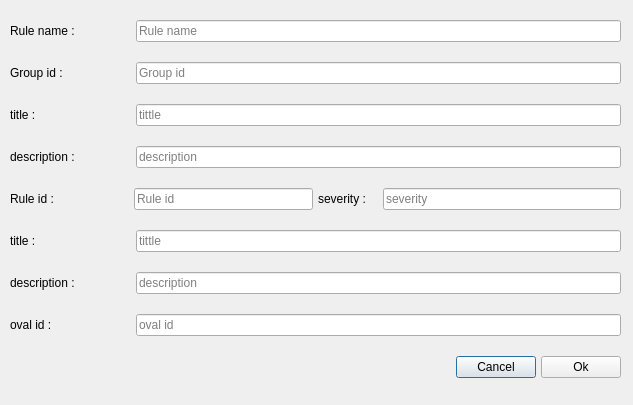
<?xml version="1.0" encoding="UTF-8"?>
<ui version="4.0">
 <class>CreateRule</class>
 <widget class="QDialog" name="CreateRule">
  <property name="geometry">
   <rect>
    <x>0</x>
    <y>0</y>
    <width>633</width>
    <height>405</height>
   </rect>
  </property>
  <property name="windowTitle">
   <string>CreateRule</string>
  </property>
  <widget class="QWidget" name="verticalLayoutWidget">
   <property name="geometry">
    <rect>
     <x>0</x>
     <y>0</y>
     <width>631</width>
     <height>401</height>
    </rect>
   </property>
   <layout class="QVBoxLayout" name="_18">
    <property name="spacing">
     <number>5</number>
    </property>
    <property name="sizeConstraint">
     <enum>QLayout::SetDefaultConstraint</enum>
    </property>
    <property name="leftMargin">
     <number>5</number>
    </property>
    <property name="topMargin">
     <number>5</number>
    </property>
    <property name="rightMargin">
     <number>5</number>
    </property>
    <property name="bottomMargin">
     <number>5</number>
    </property>
    <item>
     <layout class="QHBoxLayout" name="_19" stretch="2,8">
      <property name="sizeConstraint">
       <enum>QLayout::SetDefaultConstraint</enum>
      </property>
      <property name="leftMargin">
       <number>5</number>
      </property>
      <property name="rightMargin">
       <number>5</number>
      </property>
      <item>
       <widget class="QLabel" name="label_13">
        <property name="sizePolicy">
         <sizepolicy hsizetype="Minimum" vsizetype="Maximum">
          <horstretch>0</horstretch>
          <verstretch>0</verstretch>
         </sizepolicy>
        </property>
        <property name="lineWidth">
         <number>1</number>
        </property>
        <property name="text">
         <string>Rule name :</string>
        </property>
       </widget>
      </item>
      <item>
       <widget class="QLineEdit" name="rulename">
        <property name="sizePolicy">
         <sizepolicy hsizetype="Minimum" vsizetype="Maximum">
          <horstretch>0</horstretch>
          <verstretch>0</verstretch>
         </sizepolicy>
        </property>
        <property name="placeholderText">
         <string>Rule name</string>
        </property>
       </widget>
      </item>
     </layout>
    </item>
    <item>
     <layout class="QHBoxLayout" name="_20" stretch="2,8">
      <property name="sizeConstraint">
       <enum>QLayout::SetDefaultConstraint</enum>
      </property>
      <property name="leftMargin">
       <number>5</number>
      </property>
      <property name="rightMargin">
       <number>5</number>
      </property>
      <item>
       <widget class="QLabel" name="label_14">
        <property name="sizePolicy">
         <sizepolicy hsizetype="Minimum" vsizetype="Maximum">
          <horstretch>0</horstretch>
          <verstretch>0</verstretch>
         </sizepolicy>
        </property>
        <property name="maximumSize">
         <size>
          <width>16777215</width>
          <height>16777215</height>
         </size>
        </property>
        <property name="text">
         <string>Group id :</string>
        </property>
       </widget>
      </item>
      <item>
       <widget class="QLineEdit" name="groupid">
        <property name="sizePolicy">
         <sizepolicy hsizetype="Minimum" vsizetype="Maximum">
          <horstretch>0</horstretch>
          <verstretch>0</verstretch>
         </sizepolicy>
        </property>
        <property name="placeholderText">
         <string>Group id</string>
        </property>
       </widget>
      </item>
     </layout>
    </item>
    <item>
     <layout class="QHBoxLayout" name="_21" stretch="2,8">
      <property name="leftMargin">
       <number>5</number>
      </property>
      <property name="rightMargin">
       <number>5</number>
      </property>
      <item>
       <widget class="QLabel" name="label_15">
        <property name="sizePolicy">
         <sizepolicy hsizetype="Minimum" vsizetype="Maximum">
          <horstretch>0</horstretch>
          <verstretch>0</verstretch>
         </sizepolicy>
        </property>
        <property name="contextMenuPolicy">
         <enum>Qt::DefaultContextMenu</enum>
        </property>
        <property name="text">
         <string>title :</string>
        </property>
       </widget>
      </item>
      <item>
       <widget class="QLineEdit" name="grouptitle">
        <property name="sizePolicy">
         <sizepolicy hsizetype="Minimum" vsizetype="Maximum">
          <horstretch>0</horstretch>
          <verstretch>0</verstretch>
         </sizepolicy>
        </property>
        <property name="placeholderText">
         <string>tittle</string>
        </property>
       </widget>
      </item>
     </layout>
    </item>
    <item>
     <layout class="QHBoxLayout" name="_22" stretch="2,8">
      <property name="leftMargin">
       <number>5</number>
      </property>
      <property name="rightMargin">
       <number>5</number>
      </property>
      <item>
       <widget class="QLabel" name="label_16">
        <property name="sizePolicy">
         <sizepolicy hsizetype="Minimum" vsizetype="Maximum">
          <horstretch>0</horstretch>
          <verstretch>0</verstretch>
         </sizepolicy>
        </property>
        <property name="text">
         <string>description :</string>
        </property>
       </widget>
      </item>
      <item>
       <widget class="QLineEdit" name="groupdescription">
        <property name="sizePolicy">
         <sizepolicy hsizetype="Minimum" vsizetype="Maximum">
          <horstretch>0</horstretch>
          <verstretch>0</verstretch>
         </sizepolicy>
        </property>
        <property name="placeholderText">
         <string>description</string>
        </property>
       </widget>
      </item>
     </layout>
    </item>
    <item>
     <layout class="QHBoxLayout" name="_23" stretch="5,5">
      <property name="leftMargin">
       <number>5</number>
      </property>
      <property name="rightMargin">
       <number>5</number>
      </property>
      <item>
       <layout class="QHBoxLayout" name="_40" stretch="2,3">
        <property name="sizeConstraint">
         <enum>QLayout::SetDefaultConstraint</enum>
        </property>
        <property name="leftMargin">
         <number>0</number>
        </property>
        <property name="rightMargin">
         <number>0</number>
        </property>
        <item>
         <widget class="QLabel" name="label_33">
          <property name="sizePolicy">
           <sizepolicy hsizetype="Minimum" vsizetype="Maximum">
            <horstretch>0</horstretch>
            <verstretch>0</verstretch>
           </sizepolicy>
          </property>
          <property name="maximumSize">
           <size>
            <width>16777215</width>
            <height>16777215</height>
           </size>
          </property>
          <property name="text">
           <string>Rule id :</string>
          </property>
         </widget>
        </item>
        <item>
         <widget class="QLineEdit" name="ruleid">
          <property name="sizePolicy">
           <sizepolicy hsizetype="Minimum" vsizetype="Maximum">
            <horstretch>0</horstretch>
            <verstretch>0</verstretch>
           </sizepolicy>
          </property>
          <property name="placeholderText">
           <string>Rule id</string>
          </property>
         </widget>
        </item>
       </layout>
      </item>
      <item>
       <layout class="QHBoxLayout" name="_24" stretch="1,4">
        <item>
         <widget class="QLabel" name="label_17">
          <property name="sizePolicy">
           <sizepolicy hsizetype="Minimum" vsizetype="Maximum">
            <horstretch>0</horstretch>
            <verstretch>0</verstretch>
           </sizepolicy>
          </property>
          <property name="text">
           <string>severity :</string>
          </property>
         </widget>
        </item>
        <item>
         <widget class="QLineEdit" name="ruleserverity">
          <property name="sizePolicy">
           <sizepolicy hsizetype="Minimum" vsizetype="Maximum">
            <horstretch>0</horstretch>
            <verstretch>0</verstretch>
           </sizepolicy>
          </property>
          <property name="placeholderText">
           <string>severity</string>
          </property>
         </widget>
        </item>
       </layout>
      </item>
     </layout>
    </item>
    <item>
     <layout class="QHBoxLayout" name="_38" stretch="2,8">
      <property name="leftMargin">
       <number>5</number>
      </property>
      <property name="rightMargin">
       <number>5</number>
      </property>
      <item>
       <widget class="QLabel" name="label_31">
        <property name="sizePolicy">
         <sizepolicy hsizetype="Minimum" vsizetype="Maximum">
          <horstretch>0</horstretch>
          <verstretch>0</verstretch>
         </sizepolicy>
        </property>
        <property name="contextMenuPolicy">
         <enum>Qt::DefaultContextMenu</enum>
        </property>
        <property name="text">
         <string>title :</string>
        </property>
       </widget>
      </item>
      <item>
       <widget class="QLineEdit" name="ruletitle">
        <property name="sizePolicy">
         <sizepolicy hsizetype="Minimum" vsizetype="Maximum">
          <horstretch>0</horstretch>
          <verstretch>0</verstretch>
         </sizepolicy>
        </property>
        <property name="placeholderText">
         <string>tittle</string>
        </property>
       </widget>
      </item>
     </layout>
    </item>
    <item>
     <layout class="QHBoxLayout" name="_39" stretch="2,8">
      <property name="leftMargin">
       <number>5</number>
      </property>
      <property name="rightMargin">
       <number>5</number>
      </property>
      <item>
       <widget class="QLabel" name="label_32">
        <property name="sizePolicy">
         <sizepolicy hsizetype="Minimum" vsizetype="Maximum">
          <horstretch>0</horstretch>
          <verstretch>0</verstretch>
         </sizepolicy>
        </property>
        <property name="text">
         <string>description :</string>
        </property>
       </widget>
      </item>
      <item>
       <widget class="QLineEdit" name="ruledescription">
        <property name="sizePolicy">
         <sizepolicy hsizetype="Minimum" vsizetype="Maximum">
          <horstretch>0</horstretch>
          <verstretch>0</verstretch>
         </sizepolicy>
        </property>
        <property name="placeholderText">
         <string>description</string>
        </property>
       </widget>
      </item>
     </layout>
    </item>
    <item>
     <layout class="QHBoxLayout" name="_46" stretch="2,8">
      <property name="sizeConstraint">
       <enum>QLayout::SetDefaultConstraint</enum>
      </property>
      <property name="leftMargin">
       <number>5</number>
      </property>
      <property name="rightMargin">
       <number>5</number>
      </property>
      <item>
       <widget class="QLabel" name="label_38">
        <property name="sizePolicy">
         <sizepolicy hsizetype="Minimum" vsizetype="Maximum">
          <horstretch>0</horstretch>
          <verstretch>0</verstretch>
         </sizepolicy>
        </property>
        <property name="maximumSize">
         <size>
          <width>16777215</width>
          <height>16777215</height>
         </size>
        </property>
        <property name="text">
         <string>oval id :</string>
        </property>
       </widget>
      </item>
      <item>
       <widget class="QLineEdit" name="ovalid">
        <property name="sizePolicy">
         <sizepolicy hsizetype="Minimum" vsizetype="Maximum">
          <horstretch>0</horstretch>
          <verstretch>0</verstretch>
         </sizepolicy>
        </property>
        <property name="placeholderText">
         <string>oval id</string>
        </property>
       </widget>
      </item>
     </layout>
    </item>
    <item>
     <layout class="QHBoxLayout" name="horizontalLayout_5" stretch="8,0,1">
      <property name="leftMargin">
       <number>5</number>
      </property>
      <property name="rightMargin">
       <number>5</number>
      </property>
      <item>
       <layout class="QHBoxLayout" name="horizontalLayout_6">
        <item>
         <spacer name="horizontalSpacer_3">
          <property name="orientation">
           <enum>Qt::Horizontal</enum>
          </property>
          <property name="sizeHint" stdset="0">
           <size>
            <width>40</width>
            <height>20</height>
           </size>
          </property>
         </spacer>
        </item>
       </layout>
      </item>
      <item>
       <widget class="QPushButton" name="CancelButton">
        <property name="text">
         <string>Cancel</string>
        </property>
       </widget>
      </item>
      <item>
       <widget class="QPushButton" name="OkButton">
        <property name="text">
         <string>Ok</string>
        </property>
       </widget>
      </item>
     </layout>
    </item>
   </layout>
  </widget>
 </widget>
 <resources/>
 <connections/>
</ui>
